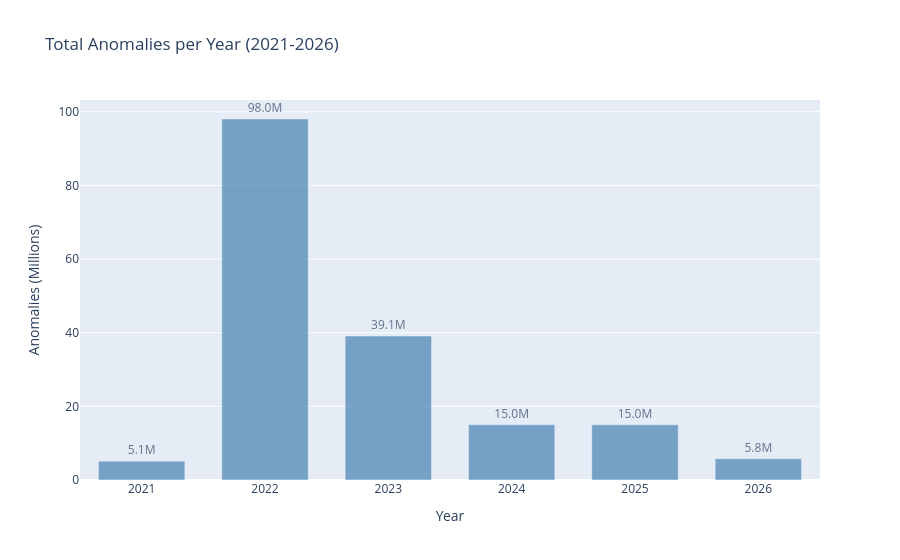

The cell this chart's notebook holds for it:
### Markdown cell above
## Total Anomalies per year

### Code cell
fig = fl.plot_anomalies_per_year(combined, start_year, end_year)
fig.show()

### Figure 1 — Plotly figure (JSON) as saved in the notebook; plotly's stock layout.template omitted (floating-point values rounded to 4 significant figures)
{"data": [{"hovertemplate": "Year: %{x}<br>Anomalies: %{text}<extra></extra>", "marker": {"color": "steelblue"}, "opacity": 0.7, "text": ["5.1M", "98.0M", "39.1M", "15.0M", "15.0M", "5.8M"], "textposition": "outside", "type": "bar", "x": [2021, 2022, 2023, 2024, 2025, 2026], "y": [5.102, 98.03, 39.09, 14.99, 14.98, 5.771]}], "layout": {"bargap": 0.3, "title": {"text": "Total Anomalies per Year (2021-2026)"}, "xaxis": {"tickmode": "linear", "title": {"text": "Year"}}, "yaxis": {"title": {"text": "Anomalies (Millions)"}}}}
